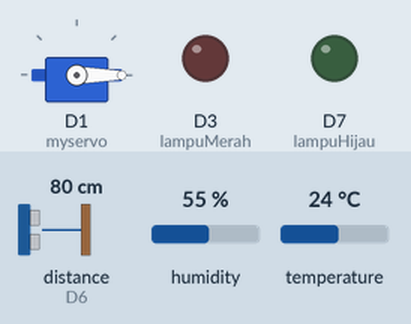
This sketch was run on a simulated ESP8266 (NodeMCU). On the bench: servo, output pins drawn as LEDs (lit = HIGH). The test bench sets the inputs (shaded band); at power-on: distance to the obstacle (sensor on D6) 80 cm, temperature 24 °C, humidity 55 %. The echo pulse lasts 58.3 µs per cm; WiFi joins after 1.5 s; servers stay silent unless stated; web services answer with replies made up by the test bench; pins used as bus, display or sensor lines are not drawn; what the sketch prints to the serial monitor is not drawn.

Above: at 3.2 s.
3.3 s: distance to the obstacle (sensor on D6) set to 2 cm
At 7.1 s:
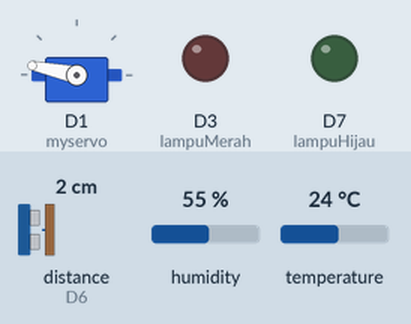
7.5 s: temperature set to 12 °C
At 9.4 s:
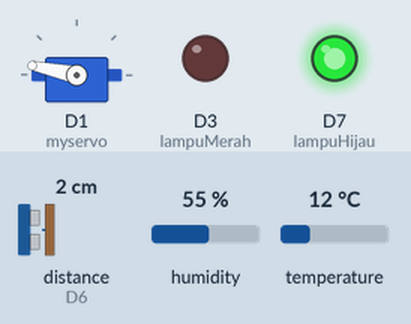
11.5 s: distance to the obstacle (sensor on D6) set to 4 cm
At 12.9 s:
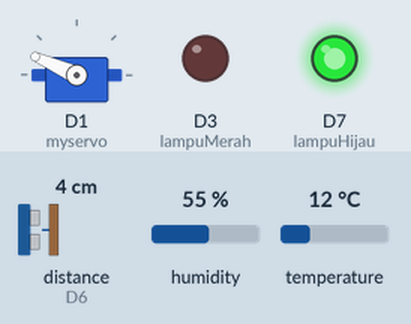
15.5 s: temperature set to 28 °C
At 18.7 s:
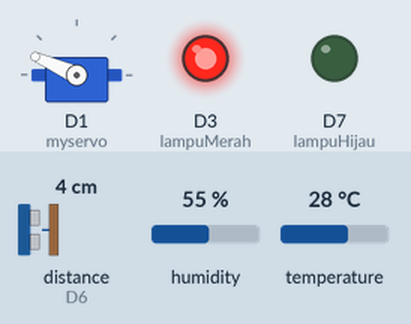
19.5 s: distance to the obstacle (sensor on D6) set to 9 cm
At 22.2 s:
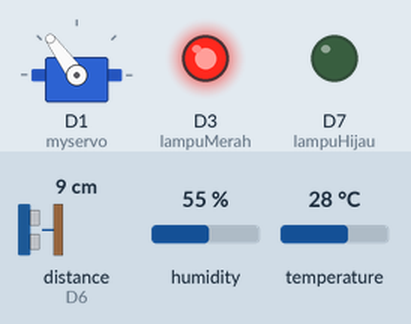
23.5 s: temperature set to 19 °C
At 24.5 s:
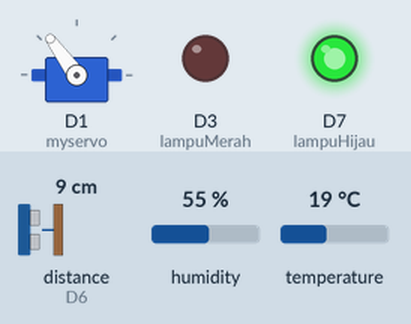
Timing chart, 0 to 26.5 s (numbered marks = the images above; inputs shaded):
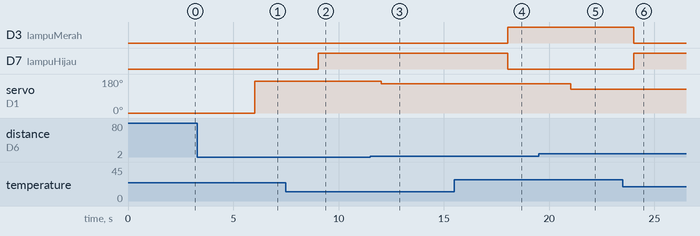

The sketch:

4_UltrasonicServoDHT11ESP8266.ino
```cpp
#include <NewPing.h>         // Library untuk HC-SR04
#include <Servo.h>           // Library untuk servo
#include <DHT.h>             // Library untuk DHT11
#include <ESP8266WiFi.h>     // Library untuk WiFi

#define TRIGGER_PIN  D5      // Pin Trigger HC-SR04 pada NodeMCU
#define ECHO_PIN     D6      // Pin Echo HC-SR04 pada NodeMCU
#define MAX_DISTANCE 250     // Maksimum Pembacaan Jarak (cm)
#define DHTPIN       D2      // Pin untuk DHT11
#define DHTTYPE      DHT11   // Menentukan tipe DHT11
#define SECRET_CH_ID 2749102 // ThingSpeak Channel ID
#define THINGSPEAK_URL "http://api.thingspeak.com/update"

// Pendefinisian lampu
int lampuMerah = D3;
int lampuKuning = D4;
int lampuHijau = D7;
NewPing sonar(TRIGGER_PIN, ECHO_PIN, MAX_DISTANCE); // Setup HC-SR04
Servo myservo; // Setup nama variabel servo
DHT dht(DHTPIN, DHTTYPE);

const char* ssid = "[∆]";            // Nama WiFi
const char* password = "fikri2604";  // Password WiFi
const char* apiKey = "0CINTND0XHF3KOR9";  // API Key ThingSpeak

WiFiClient client;                   // Client WiFi untuk ThingSpeak

// Asynccronous
unsigned long previousSensorMillis = 0;
unsigned long previousThingSpeakMillis = 0;
unsigned long sensorInterval = 3000;  // Interval pembacaan sensor 1 detik
unsigned long thingSpeakInterval = 15000; // Interval pengiriman data ke ThingSpeak 15 detik

float jarak, h, t;

void setup() {
  Serial.begin(9600);         // Memulai komunikasi serial
  myservo.attach(D1);           // Hubungkan servo ke pin D1
  myservo.write(0);             // Set servo ke posisi awal
  dht.begin();                  // Inisialisasi sensor DHT11
  pinMode(lampuMerah, OUTPUT);
  pinMode(lampuKuning, OUTPUT);
  pinMode(lampuHijau, OUTPUT);
  WiFi.mode(WIFI_STA);          // Mode WiFi sebagai Station
  Serial.print("Menghubungkan ke WiFi ");
  Serial.println(ssid);

  WiFi.begin(ssid, password); // Menghubungkan dengan WIFI yang tersedia
  while (WiFi.status() != WL_CONNECTED) {
    delay(1000);
    Serial.print(".");
  }
  Serial.println("\nWiFi Tersambung!");
}

void bacaSensor() {
  jarak = sonar.ping_cm();
  h = dht.readHumidity();
  t = dht.readTemperature();

  // Menggerakan servo sesuai dengan kondisi yang diberikan
  if (jarak > 0 && jarak <= 30) {
    int posisiServo = map(jarak, 0, 30, 180, 0);
    posisiServo = constrain(posisiServo, 0, 180);
    myservo.write(posisiServo);
  } else if (jarak > 40) {
    myservo.write(0);
  }

  if (!isnan(jarak) || !isnan(t) || !isnan(h)) {
    Serial.print("Jarak: ");
    Serial.print(jarak);
    Serial.print(" cm | Suhu: ");
    Serial.print(t);
    Serial.print(" *C | Kelembaban: ");
    Serial.print(h);
    Serial.println(" %");

    if (t > 24) {
      digitalWrite(lampuMerah, HIGH);
      digitalWrite(lampuKuning, LOW);
      digitalWrite(lampuHijau, LOW);
      delay(1000);
    } else if (t >= 24 && t <= 30) {
      digitalWrite(lampuKuning, HIGH);
      digitalWrite(lampuMerah, LOW);
      digitalWrite(lampuHijau, LOW);
      delay(1000);
    } else {
      digitalWrite(lampuHijau, HIGH);
      digitalWrite(lampuMerah, LOW);
      digitalWrite(lampuKuning, LOW);
      delay(1000);
    }
  } else {
    Serial.println("Data sensor tidak valid.");
  }
}

// Fungsi kirim ke ThingSpeak
void kirimThingSpeak() {

  // Membuat URL untuk mengirim data ke ThingSpeak
  String url = String(THINGSPEAK_URL) + "?api_key=" + String(apiKey) +
               "&field1=" + String(jarak, 2) +
               "&field2=" + String(t, 2) +
               "&field3=" + String(h, 2);

  Serial.print("Mengirim data ke ThingSpeak: ");
  Serial.println(url);

  if (client.connect("api.thingspeak.com", 80)) {
    client.print("GET " + url + " HTTP/1.1\r\n");
    client.print("Host: api.thingspeak.com\r\n");
    client.print("Connection: close\r\n\r\n");

    unsigned long timeout = millis();
    while (client.available() == 0) {
      if (millis() - timeout > 5000) {
        // Serial.println("Gagal menghubungi ThingSpeak");
        client.stop();
        return;
      }
    }

    while (client.available()) {
      String line = client.readStringUntil('\r');
      Serial.print(line);
    }

    Serial.println("\nData berhasil dikirim ke ThingSpeak.");
    client.stop();
  } else {
    Serial.println("Gagal menghubungi ThingSpeak.");
  }
}

void loop() {
  unsigned long currentMillis = millis();

  if (currentMillis - previousSensorMillis >= sensorInterval) {
    previousSensorMillis = currentMillis;
    bacaSensor();
  }

  if (currentMillis - previousThingSpeakMillis >= thingSpeakInterval) {
    previousThingSpeakMillis = currentMillis;
    kirimThingSpeak();
  }
}
```

transfer_data.cpp
```cpp
#include <DHT.h>
#define DHTPIN 2    // Pin sensor DHT11
#define DHTTYPE DHT11

#define TRIG_PIN 3 // Pin Trig sensor ultrasonik
#define ECHO_PIN 4 // Pin Echo sensor ultrasonik

DHT dht(DHTPIN, DHTTYPE);

void setup() {
  Serial.begin(9600);
  dht.begin();
  pinMode(TRIG_PIN, OUTPUT);
  pinMode(ECHO_PIN, INPUT);
}

void loop() {
  // Membaca data dari sensor DHT11
  float temp = dht.readTemperature();
  float humidity = dht.readHumidity();

  // Membaca data dari sensor ultrasonik
  long duration, distance;
  digitalWrite(TRIG_PIN, LOW);
  delayMicroseconds(2);
  digitalWrite(TRIG_PIN, HIGH);
  delayMicroseconds(10);
  digitalWrite(TRIG_PIN, LOW);
  duration = pulseIn(ECHO_PIN, HIGH);
  distance = duration * 0.034 / 2;

  // Mengirim data ke serial monitor
  Serial.print("Temperature:"); Serial.print(temp); Serial.print(",");
  Serial.print("Humidity:"); Serial.print(humidity); Serial.print(",");
  Serial.print("Distance:"); Serial.println(distance);

  delay(1000);
}
```

Measured:
- after the input at 3.3 s, servo on D1 (myservo): 0° → 168° after 2.7 s
- after the input at 7.5 s, D7 (lampuHijau): LOW → HIGH after 1.5 s
- after the input at 11.5 s, servo on D1 (myservo): 168° → 156° after 0.52 s
- after the input at 15.5 s, D3 (lampuMerah): LOW → HIGH after 2.5 s; D7 (lampuHijau): HIGH → LOW after 2.5 s
- after the input at 19.5 s, servo on D1 (myservo): 156° → 126° after 1.5 s
- after the input at 23.5 s, D3 (lampuMerah): HIGH → LOW after 0.53 s; D7 (lampuHijau): LOW → HIGH after 0.53 s
